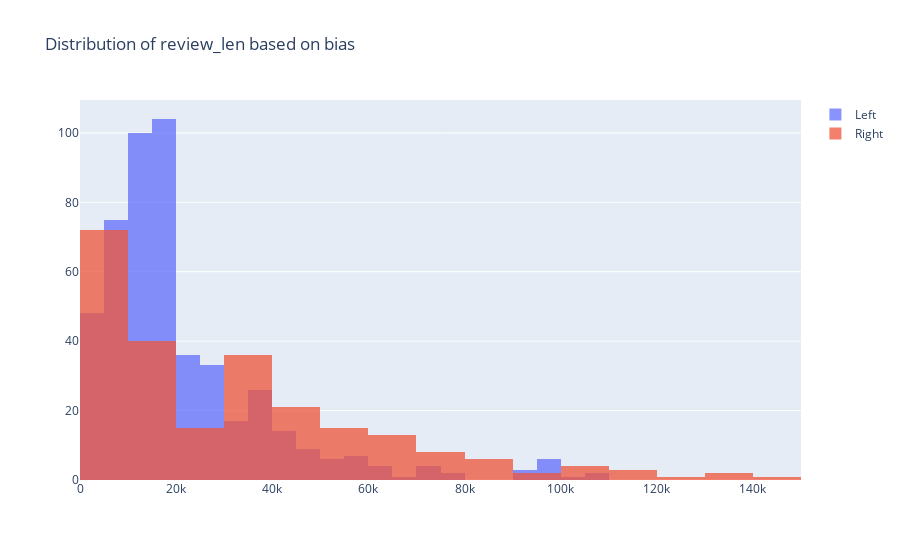

Notebook code for this chart:
### Code cell
x1 = df.loc[df['Bias_num'] == 1, 'review_len']
x0 = df.loc[df['Bias_num'] == 0, 'review_len']

trace1 = go.Histogram(
    x=x0, name='Left',
    opacity=0.75
)
trace2 = go.Histogram(
    x=x1, name = 'Right',
    opacity=0.75
)

data = [trace1, trace2]
layout = go.Layout(barmode='overlay', title='Distribution of review_len based on bias')
fig = go.Figure(data=data, layout=layout)
fig.show()

### Figure 1 — Plotly figure (JSON) as saved in the notebook; plotly's stock layout.template omitted (floating-point values rounded to 4 significant figures; data arrays with more than 128 entries replaced by an {"elided": "..."} marker saying what was removed)
{"data": [{"name": "Left", "opacity": 0.75, "type": "histogram", "x": {"elided": "498 int values"}}, {"name": "Right", "opacity": 0.75, "type": "histogram", "x": {"elided": "239 int values"}}], "layout": {"barmode": "overlay", "title": {"text": "Distribution of review_len based on bias"}}}
